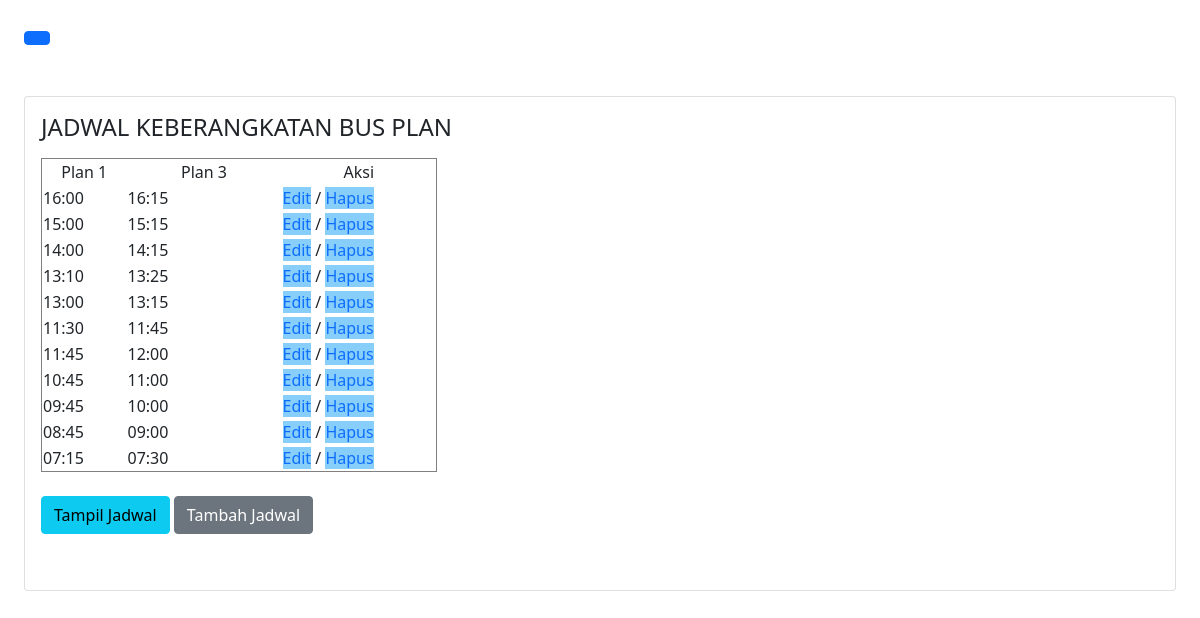
The app's page /tampil_jadwal.php with its own data.
### tables this page shows
CREATE TABLE `jadwal` (
  `id` int(200) NOT NULL,
  `plan1` varchar(200) NOT NULL,
  `plan3` varchar(200) NOT NULL
);

### tampil_jadwal.php (the view, shortened to what this page needs)
<!DOCTYPE html>
<html>
<head>
</head>
<!DOCTYPE html>
    <html lang="en">
      <head >
        <link
          rel="stylesheet"
          href="http://192.168.29.55:8300/bootstrap.min.css"
        />
        <link
          rel="stylesheet"
          href="http://192.168.29.55:8300/bootstrap-icons.css"
        />
      </head>
      <body background="#87CEFA";>
        <section class="p-4" id="main-content">
          <button class="btn btn-primary" id="button-toggle">
          </button>
          <div class="card mt-5">
            <div class="card-body">
              <h4>JADWAL KEBERANGKATAN BUS PLAN</h4>
              <p>
<table border="1">
	<tr>
		<td width="85" align="center">Plan 1</td>
		<td width="155" align="center">Plan 3</td>
		<td width="155" align="center">Aksi</td>
	</tr>
<?php
include"koneksi.php";
$data = mysqli_query($koneksi,"select * from jadwal order by id desc");
while($d = mysqli_fetch_array($data)){?>
	<tr>
		<td><?php echo $d['plan1'];?></td>
		<td><?php echo $d['plan3'];?></td>
		<td><a href="edit_jadwal.php?id=<?php echo $d['id']; ?>">Edit</a> /
		<a href="javascript:del(<?php echo $d['id'];?>)">Hapus</a></td>
	</tr>
<?php
};
?>
</table></br>
	<a href="tampil_jadwal.php" type="button"  class="btn btn-info" > Tampil Jadwal </a></button>
	 <a href="add
_jadwal.php" type="button"  class="btn btn-secondary" > Tambah Jadwal </a></button><br><br>
 </p>
 </div>
 </div>
 </section>
</body>
</html>

### tampil_jadwal.php (style rules this page uses)
a { text-decoration: none; background: #87CEFA; }
#main-content { transition: 0.4s; }

### records on screen
jadwal: plan1 "16:00", plan3 "16:15"
jadwal: plan1 "15:00", plan3 "15:15"
jadwal: plan1 "14:00", plan3 "14:15"
jadwal: plan1 "13:10", plan3 "13:25"
jadwal: plan1 "13:00", plan3 "13:15"
jadwal: plan1 "11:30", plan3 "11:45"
jadwal: plan1 "11:45", plan3 "12:00"
jadwal: plan1 "10:45", plan3 "11:00"
jadwal: plan1 "09:45", plan3 "10:00"
jadwal: plan1 "08:45", plan3 "09:00"
jadwal: plan1 "07:15", plan3 "07:30"
